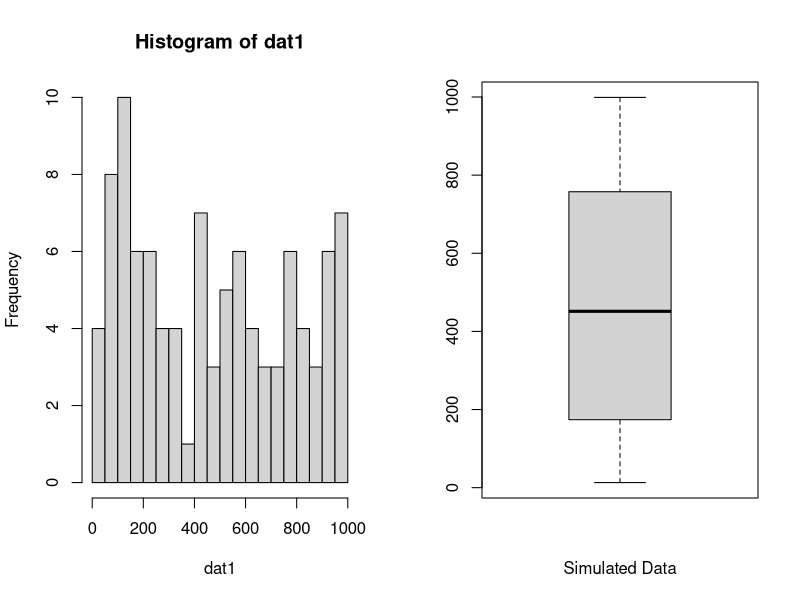
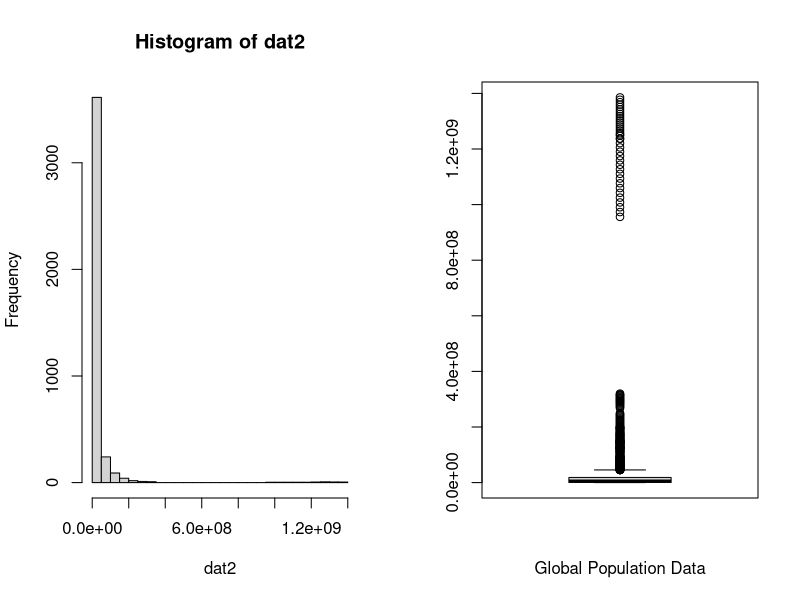
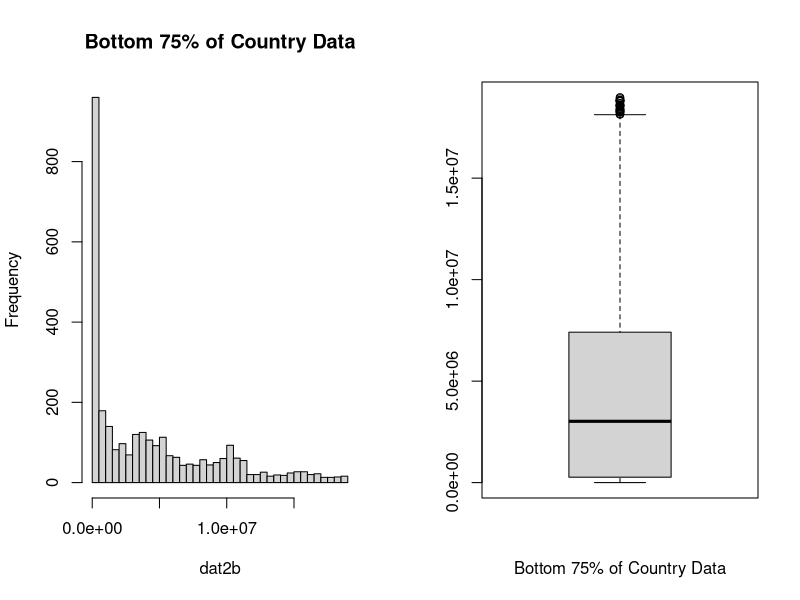
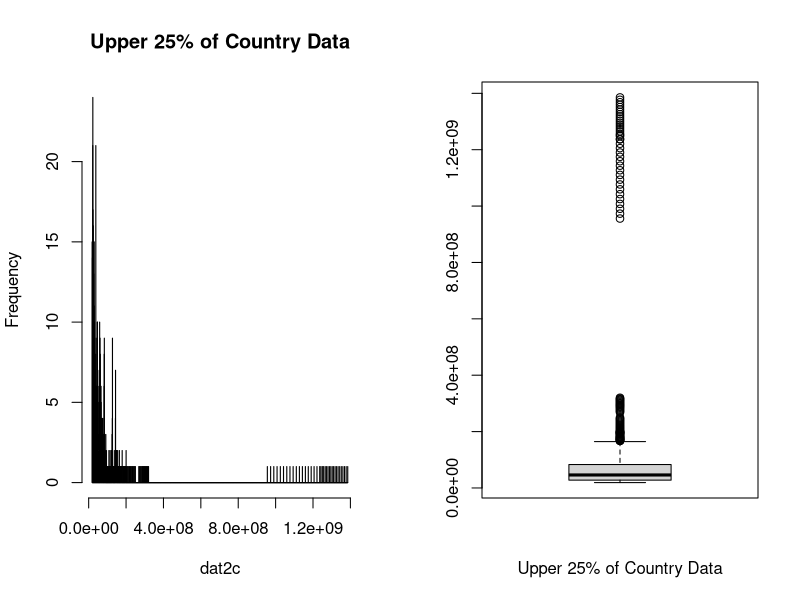
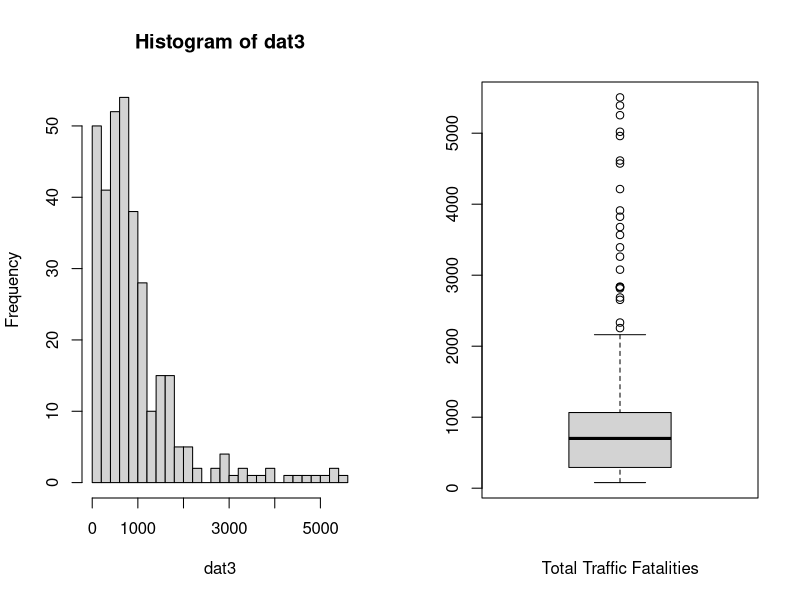

Recreate these plots in R, in order.
## ---- chunk 1
set.seed(12)
## ---- chunk 2
dat1 <- sample(x = seq(from = 1, to = 1000, by = 1),
               size = 100,
               replace = TRUE)
str(dat1)
## ---- chunk 3
summary(dat1)
sd(dat1)
## ---- chunk 4
par(mfrow = c(1, 2))
hist(dat1, breaks = 20)
boxplot(dat1, xlab = "Simulated Data")
## ---- chunk 5
library("tidyr")
data(who)
data(population)
dat2 <- population$population
str(dat2)
## ---- chunk 6
summary(dat2)
sd(dat2)
## ---- chunk 7
hist(dat2, breaks = 40)
## ---- chunk 8
boxplot(dat2, xlab = "Global Population Data")
## ---- chunk 9
dat2b <- dat2[dat2 < 19000000]
dat2c <- dat2[dat2 >= 19000000]
hist(dat2b, main = "Bottom 75% of Country Data", breaks = 19*2)
## ---- chunk 10
boxplot(dat2b, xlab = "Bottom 75% of Country Data")
## ---- chunk 11
hist(dat2c, main = "Upper 25% of Country Data", breaks = 2750)
## ---- chunk 12
boxplot(dat2c, xlab = "Upper 25% of Country Data")
## ---- chunk 13
library("AER")
data("Fatalities")
dat3 <- Fatalities$fatal
str(dat3)
## ---- chunk 14
summary(dat3)
sd(dat3)
## ---- chunk 15
hist(dat3, breaks = 20)
## ---- chunk 16
boxplot(dat3, xlab = "Total Traffic Fatalities")
## ---- chunk 17
sd(dat3)
IQR(dat3)
